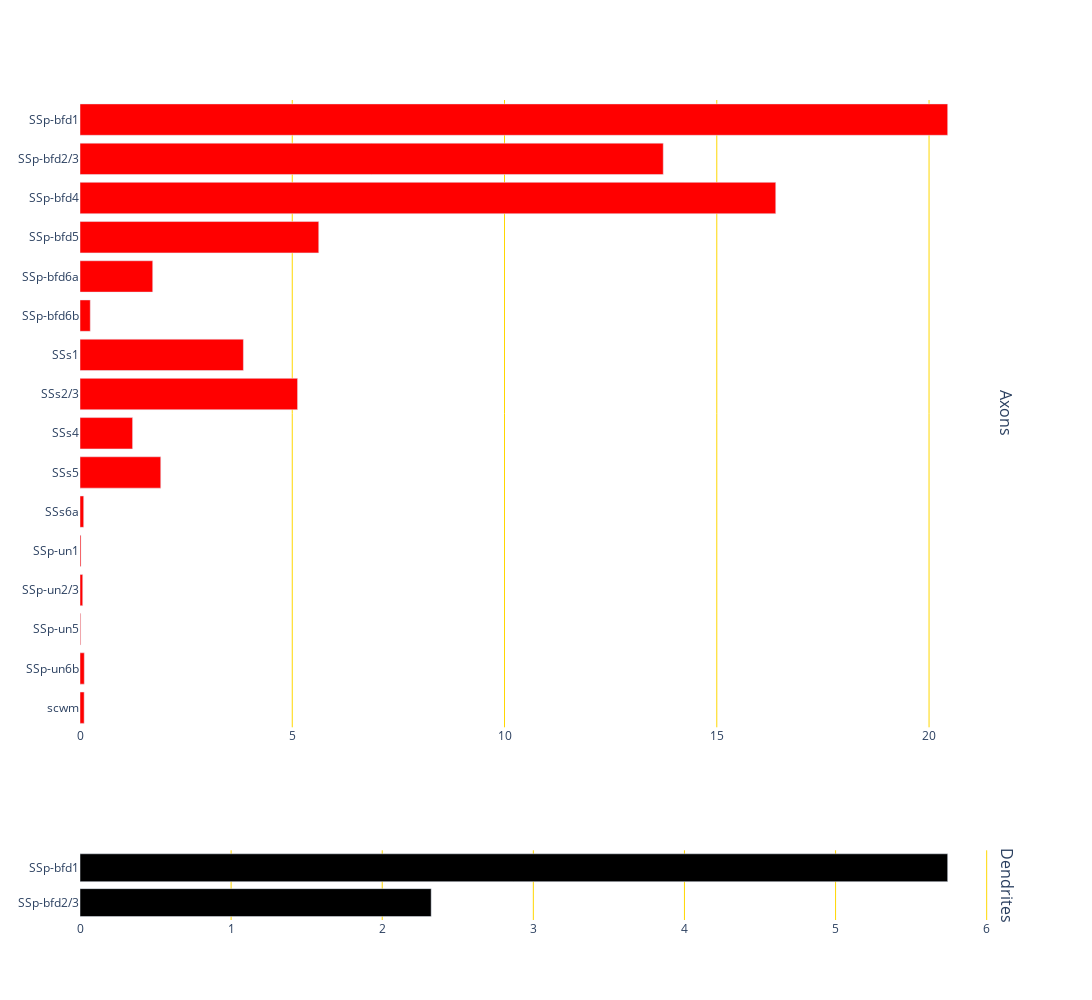

Notebook cell for this chart:
### Code cell
plot_hist(new_axonpd,new_dendritepd,mouse_name)

### Figure 1 — Plotly figure (JSON) as saved in the notebook; plotly's stock layout.template omitted (floating-point values rounded to 4 significant figures)
{"data": [{"hovertemplate": "<i>%{x}</i>, <b>%{text}</b>", "marker": {"color": "red"}, "name": "", "orientation": "h", "type": "bar", "x": [0.098, 0.101, 0.016, 0.064, 0.024, 0.087, 1.902, 1.239, 5.125, 3.849, 0.242, 1.713, 5.624, 16.39, 13.74, 20.44], "xaxis": "x", "y": ["scwm", "SSp-un6b", "SSp-un5", "SSp-un2/3", "SSp-un1", "SSs6a", "SSs5", "SSs4", "SSs2/3", "SSs1", "SSp-bfd6b", "SSp-bfd6a", "SSp-bfd5", "SSp-bfd4", "SSp-bfd2/3", "SSp-bfd1"], "yaxis": "y"}, {"hovertemplate": "<i>%{x}</i>, <b>%{text}</b>", "marker": {"color": "black"}, "name": "", "orientation": "h", "type": "bar", "x": [2.324, 5.742], "xaxis": "x2", "y": ["SSp-bfd2/3", "SSp-bfd1"], "yaxis": "y2"}], "layout": {"annotations": [{"font": {"size": 16}, "showarrow": false, "text": "Axons", "textangle": 90, "x": 0.98, "xanchor": "left", "xref": "paper", "y": 0.6175, "yanchor": "middle", "yref": "paper"}, {"font": {"size": 16}, "showarrow": false, "text": "Dendrites", "textangle": 90, "x": 0.98, "xanchor": "left", "xref": "paper", "y": 0.0425, "yanchor": "middle", "yref": "paper"}], "height": 1000, "paper_bgcolor": "rgba(0, 0, 0, 0)", "plot_bgcolor": "rgba(0, 0, 0, 0)", "showlegend": false, "width": 2000, "xaxis": {"anchor": "y", "autorange": true, "domain": [0, 0.98], "gridcolor": "gold", "range": [0, 21.51], "type": "linear"}, "xaxis2": {"anchor": "y2", "autorange": true, "domain": [0, 0.98], "gridcolor": "gold", "range": [0, 6.044], "type": "linear"}, "yaxis": {"anchor": "x", "autorange": true, "categoryorder": "trace", "domain": [0.235, 1], "range": [-0.5, 15.5], "type": "category"}, "yaxis2": {"anchor": "x2", "autorange": true, "domain": [0, 0.085], "range": [-0.5, 1.5], "type": "category"}}}
